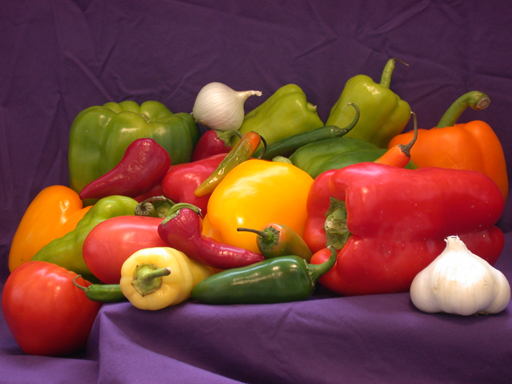
%> input picture sample_images/peppers.png, 512 x 384 px
$ octave --eval "result = globalThreshold(imread('../sample_images/peppers.png'));"   (GNU Octave 9; MATLAB toolbox functions it lacks are replaced by stand-ins)
%> lines starting %> are read from the running program, lines starting %| are printed output that depends on the picture; in (x1, y1, x2, y2) boxes, pixels count from 0 and x2, y2 are one past the last pixel; in counts of white or black regions, pixels touching at a corner belong together; the program's own positions count from 1
### core/toDouble.m
function D = toDouble(I)
%TODOUBLE Convert an image of any class to double in the range [0,1].
%   Equivalent to im2double, written in base MATLAB:
%     uint8   0..255   -> 0..1
%     uint16  0..65535 -> 0..1
%     logical          -> 0 or 1
%     double/single    -> unchanged (assumed already in [0,1])

if isa(I, 'double')
    D = I;
elseif isa(I, 'single') || islogical(I)
    D = double(I);
elseif isinteger(I)
    lo = double(intmin(class(I)));
%> lo = 0
    hi = double(intmax(class(I)));
%> hi = 255
    D = (double(I) - lo) / (hi - lo);
else
    error('ImageLab:invalidImage', 'Unsupported image class "%s".', class(I));
end
end

### core/toGray.m
function G = toGray(I)
%TOGRAY Convert an RGB image to grayscale (double, [0,1]).
%   Uses the ITU-R BT.601 luminance weights, the same weights as rgb2gray:
%       Y = 0.2989 R + 0.5870 G + 0.1140 B
%   Grayscale input is returned unchanged (converted to double).

I = toDouble(I);
if size(I, 3) == 3
    G = 0.298936021293775 * I(:,:,1) + ...
        0.587043074451121 * I(:,:,2) + ...
        0.114020904255103 * I(:,:,3);
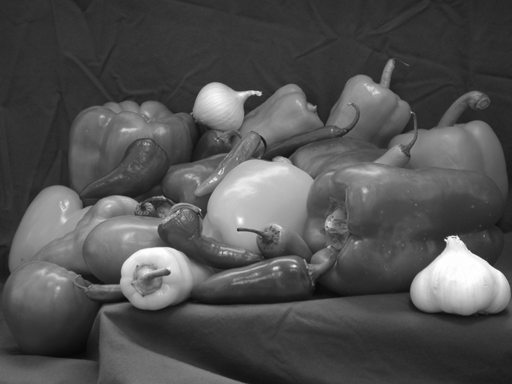
%> G: size 384x512 double; min 0.0301, max 1, mean 0.32
else
    G = I(:,:,1);
end
end

### segmentation/globalThreshold.m
function BW = globalThreshold(I, T)
%GLOBALTHRESHOLD Single global threshold:  g(x,y) = 1 if f(x,y) > T, else 0.
%   T is in [0,1]. One threshold for the whole image - works when the
%   object and background histogram modes are well separated.

if nargin < 2 || isempty(T), T = 0.5; end
if T < 0 || T > 1, error('ImageLab:invalidParameter', 'Threshold must be between 0 and 1.'); end
BW = toGray(I) > T;
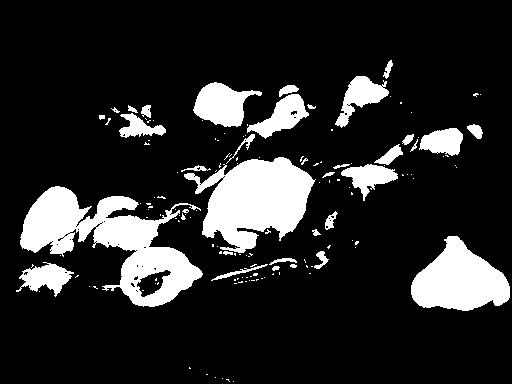
%> BW: size 384x512 logical; 15.7% white; 147 white regions (114 under 20 px), largest, box (x1, y1, x2, y2) and area: (20, 186, 203, 307) 9056, (184, 157, 316, 253) 7319, (411, 236, 510, 311) 4688
end
